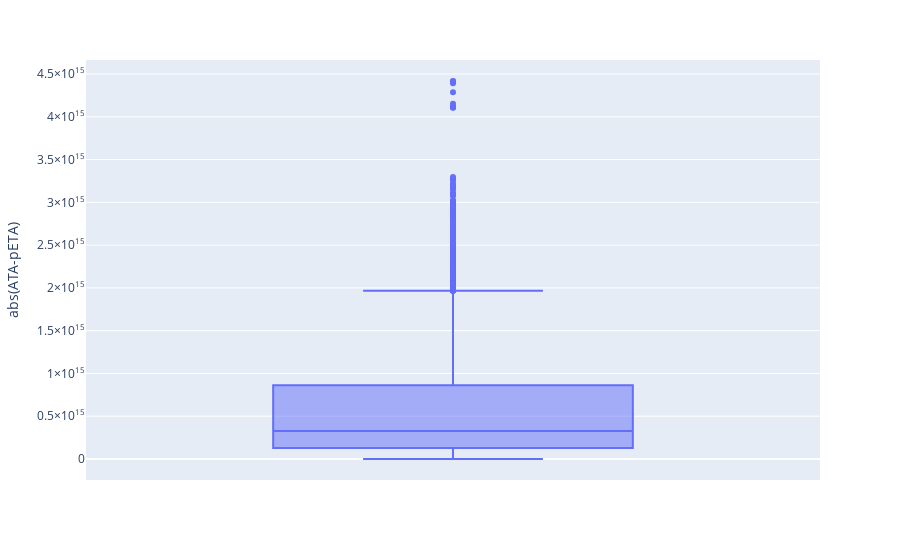

Notebook cell for this chart:
### Code cell
#visualization
import plotly.express as px
import numpy as np

fig = px.box(df, y="abs(ATA-pETA)")
fig.show()

### Figure 1 — Plotly figure (JSON) as saved in the notebook; plotly's stock layout.template omitted (floating-point values rounded to 4 significant figures; data arrays with more than 128 entries replaced by an {"elided": "..."} marker saying what was removed)
{"data": [{"alignmentgroup": "True", "hovertemplate": "abs(ATA-pETA)=%{y}<extra></extra>", "legendgroup": "", "marker": {"color": "#636efa"}, "name": "", "notched": false, "offsetgroup": "", "orientation": "v", "showlegend": false, "type": "box", "x0": " ", "xaxis": "x", "y": {"elided": "6347 int values"}, "y0": " ", "yaxis": "y"}], "layout": {"boxmode": "group", "legend": {"tracegroupgap": 0}, "margin": {"t": 60}, "xaxis": {"anchor": "y", "domain": [0, 1]}, "yaxis": {"anchor": "x", "domain": [0, 1], "title": {"text": "abs(ATA-pETA)"}}}}
